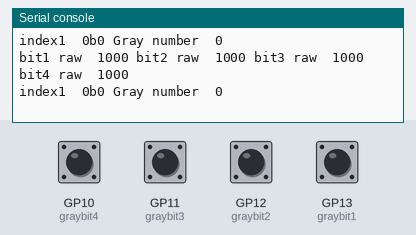
Simulated run of this program. Board: Raspberry Pi Pico running CircuitPython. Parts: the last lines printed to the serial console. The test bench sets the inputs (shaded band); at power-on: GP10 (graybit4), GP11 (graybit3), GP12 (graybit2), GP13 (graybit1) LOW. Touch pads read as touched when driven HIGH.

Above: at 1.2 s.
1.3 s: GP10 (graybit4) pulled HIGH for 0.15 s
At 1.35 s:
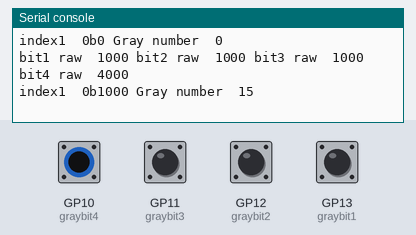
2.9 s: GP11 (graybit3) pulled HIGH for 0.15 s
At 3.01 s:
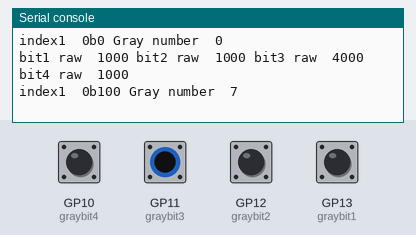
4.5 s: GP12 (graybit2) pulled HIGH for 0.15 s
At 4.56 s:
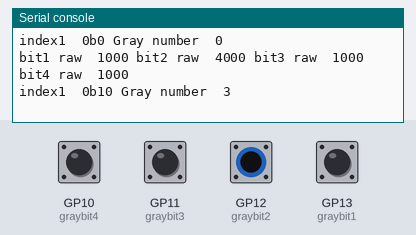
6.1 s: GP13 (graybit1) pulled HIGH for 0.15 s
At 6.11 s:
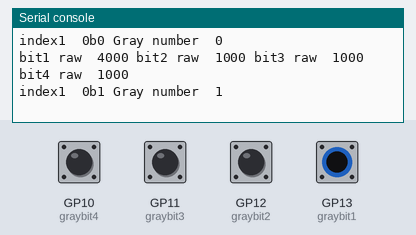
Timing chart, 0 to 8.7 s (numbered marks = the images above; inputs shaded):
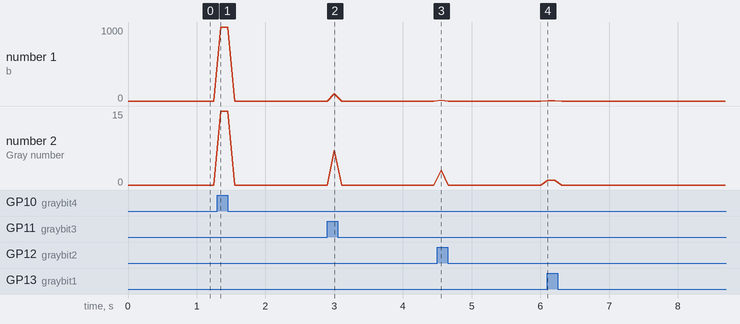

The program:

gray-encoding.py
```python
# Still WIP - JSCook 7/31/2023

import board
import touchio
import time

# Gray Encoder --> pins 13, 12, 11, 10

graybit1 = touchio.TouchIn(board.GP13)
graybit2 = touchio.TouchIn(board.GP12)
graybit3 = touchio.TouchIn(board.GP11)
graybit4 = touchio.TouchIn(board.GP10)

graybit1.threshold = 1800
graybit2.threshold = 1500
graybit3.threshold = 1500
graybit4.threshold = 1500

grayIndex = {0b0000:0, 0b0001:1, 0b0011:2, 0b0010:3, 0b0110:4, \
0b0111:5, 0b0101:6, 0b0100:7, 0b1100:8, 0b1101:9, 0b1111:10, \
0b1110:11, 0b1010:12, 0b1011:13, 0b1001:14, 0b1000:15}

while True:

    index1 = (
    graybit1.value << 0
    | graybit2.value << 1
    | graybit3.value << 2
    | graybit4.value << 3
    )
    print("bit1 raw ", graybit1.raw_value, "bit2 raw ", graybit2.raw_value, \
    "bit3 raw ", graybit3.raw_value, "bit4 raw ", graybit4.raw_value)
    print("index1 ", bin(index1), "Gray number ", grayIndex[index1])
    time.sleep(.1)
    # print("Gray number ", grayIndex[index1])
    # time.sleep(.1)
```

Measured:
- after the input at 1.3 s, the serial console: prints a new line after 0.05 s (image 1)
- after the input at 2.9 s, the serial console: prints a new line after 0.10 s (image 2)
- after the input at 4.5 s, the serial console: prints a new line after 0.05 s (image 3)
- after the input at 6.1 s, the serial console: prints a new line at once (image 4)
